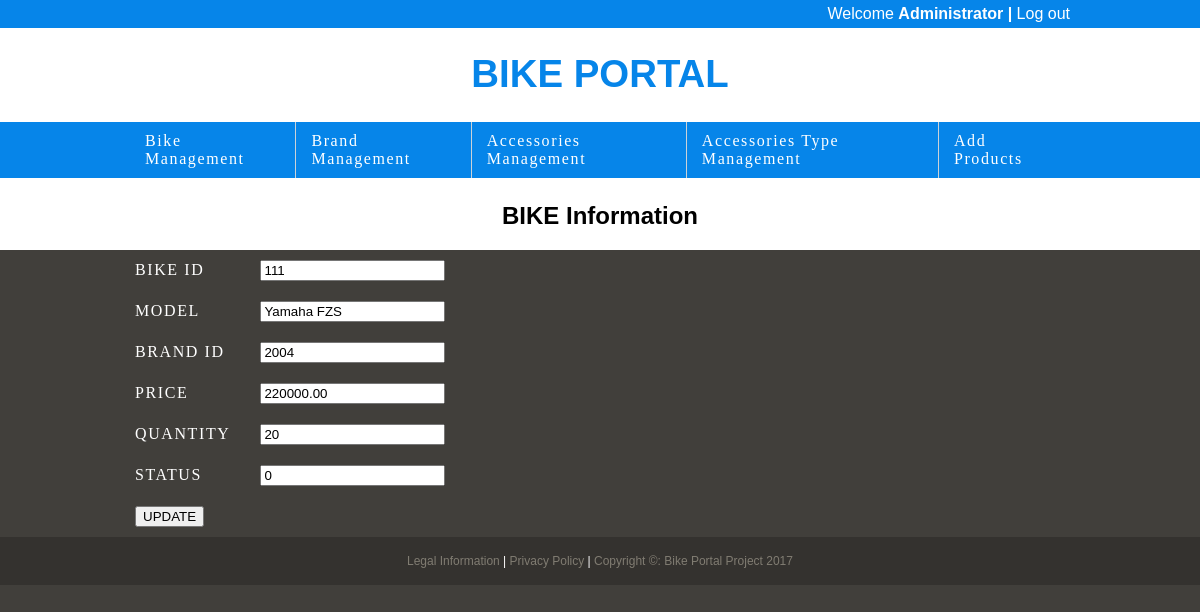
Screenshot of /admin/editBike.php?id=111 (signed in) with the database file from the repository.
### tables this page shows
CREATE TABLE `bike` (
  `id` int(11) NOT NULL,
  `model` varchar(50) NOT NULL,
  `brand_id` int(11) NOT NULL,
  `price` float(12,2) NOT NULL,
  `quantity` int(11) NOT NULL,
  `status` int(11) NOT NULL DEFAULT '0',
  `imgurl` varchar(100) DEFAULT NULL
);

### admin/include/db_bike.php (called while the page is built)
<?php
function getBikeFromDB($sql){
	$conn = mysqli_connect("localhost", "root", "","bike_portal");
	$result = mysqli_query($conn, $sql)or die(mysqli_error($conn));
	$arr=array();
	while($row = mysqli_fetch_assoc($result)) {
		$arr[]=$row;
	}
	return json_encode($arr);
	return $arr;
}
?>

### admin/editBike.php (the view, shortened to what this page needs)
<!DOCTYPE html>
<html>
	<head>
		<link rel="stylesheet" type="text/css" href="css/960_12_col.css"/>
		<link rel="stylesheet" type="text/css" href="css/index3.css"/>
	</head>
	<body>
	<?php
	if(!isset($_SESSION["pass"])){
	header("location: http://localhost/bike/adminLogin.php") ;
}
	else {
require("include/db_bike.php");
if(isset($_REQUEST["id"])){
	$ar=getBikeFromDB("SELECT * FROM bike where id='".$_REQUEST["id"]."'");
$jsn=json_decode($ar,true);
	}
?>
		<div class="header">
			<div class="container_12">
				<div class="nav grid_7">
					Welcome <b>Administrator |  </b>
					<a href="adminLogout.php">Log out</a>
				</div>
			</div>
		</div>
		<div class="top1">
			<div class="container_12">
				<div class="grid_12">
					<h1><b>BIKE PORTAL</b></h1>
				</div>
			</div>
		</div>
		<div class="header">
			<div class="container_12">
				<div class="grid_12">
					<table>
						<tr>
							<td><a href="adminPage.php">Bike Management</a></td>
							<td><a href="brandMgm.php">Brand Management</a></td>
							<td><a href="partsMgm.php">Accessories Management</a></td>
							<td><a href="typeMgm.php">Accessories Type Management</a></td>
							<td class="last"><a href="add.php">Add Products</a></td>
						</tr>
					</table>
				</div>
			</div>
		</div>
		<div class="top1">
			<div class="container_12">
				<div class="grid_12">
					<h2 class="tag"><b>BIKE Information</b></h2>
				</div>
			</div>
		</div>
		<div class="container_12">
			<?php foreach($jsn as $v){ ?>
			<form name="myForm" action="updateBike.php" method="post">
	<table>
		<tr>
			<td class="last">BIKE ID</td><td class="last"><input type="text" name="bikeid" value="<?php echo $v["id"];?>"</td>
		</tr>
		<tr>
			<td class="last">MODEL</td><td class="last"><input type="text" name="bmodel" value="<?php echo $v["model"];?>"</td>
		</tr>
		<tr>
			<td class="last">BRAND ID</td><td class="last"><input type="text" name="brand" value="<?php echo $v["brand_id"];?>"</td>
		</tr>
		<tr>
			<td class="last">PRICE</td><td class="last"><input type="text" name="bprice" value="<?php echo $v["price"];?>"</td>
		</tr>
		<tr>
			<td class="last">QUANTITY</td><td class="last"><input type="text" name="b_qnt" value="<?php echo $v["quantity"];?>"</td>
		</tr>
		<tr>
			<td class="last">STATUS</td><td class="last"><input type="text" name="b_status" value="<?php echo $v["status"];?>"</td>
		</tr>
		<tr>
        <td class="last" colspan="2" align="center"><input class="submit" type="submit" name="sbt" onclick="return confirm('Are you sure you want to edit this bike?')" value="UPDATE">
		</tr>
	</table>
	</form>
		<?php } ?>
		</div>
		<div class="footer clearfix">
			<div class="container_12">
				<p class="grid_12"><a href="#">Legal Information</a> | <a href="#">Privacy Policy</a> | <a href="#">Copyright &copy: Bike Portal Project 2017</a></p>
			</div>
		</div>
	</body>
</html>
	<?php } ?>

### admin/css/960_12_col.css (style rules this page uses)
body { min-width: 960px; }
.container_12 { margin-left: auto; margin-right: auto; width: 960px; }
.grid_1, .grid_2, .grid_3, .grid_4, .grid_5, .grid_6, .grid_7, .grid_8, .grid_9, .grid_10, .grid_11, .grid_12 { display: inline; float: left; margin-left: 10px; margin-right: 10px; }
.container_12 .grid_7 { width: 540px; }
.container_12 .grid_12 { width: 940px; }
.clearfix:before, .clearfix:after, .container_12:before, .container_12:after { content: '.'; display: block; overflow: hidden; visibility: hidden; font-size: 0; line-height: 0; width: 0; height: 0; }
.clearfix:after, .container_12:after { clear: both; }
.clearfix, .container_12 { zoom: 1; }

### admin/css/index3.css (style rules this page uses)
body { color:#fff; background:#413f3b; font-family:georgia,"times new roman",times,serif; font-size:100%; margin:0px; text-align:center; }
a { color:#ffffff; text-decoration:none; }
.header { background:#0685E9; padding:0px 0px 0px 0px; float: left; margin-top:0px; width:100%; height:50%; z-index:50; position:static; }
.top1 { background:#ffffff; color: #0685E9; padding:0px 0px 0px 0px; float: left; margin-top:0px; width:100%; height:100%; position:static; }
.nav { float:right; font-family:quicksandbook,helvetica,arial,sans-serif; padding:5px 0px 5px 0px; text-align:right; }
h1,h2 { font-family:quicksandbook,helvetica,arial,sans-serif; font-weight:normal; }
h1 { font-size:240%; margin-top:24px; }
.tag { margin-top:24px; color:#000000; }
.footer { clear:both; padding:5px 10px; background:rgba(0,0,0,0.2); }
.footer p { font-family:helvetica,arial,sans-serif; font-size:75%; text-align:center; }
.footer a { color:#807c72; }
table { border-spacing:0px; }
th,td { padding:10px 15px 10px 15px; text-align:left; border-right:1px solid #cbd2d8; letter-spacing:0.1em; font-size:100%; margin:0px; border-spacing:0px; }
td.last { border-right:0px solid #ffffff; }

### rows the page displays
bike: bikeid "111", bmodel "Yamaha FZS", brand "2004", bprice "220000.00", b_qnt "20", b_status "0"
